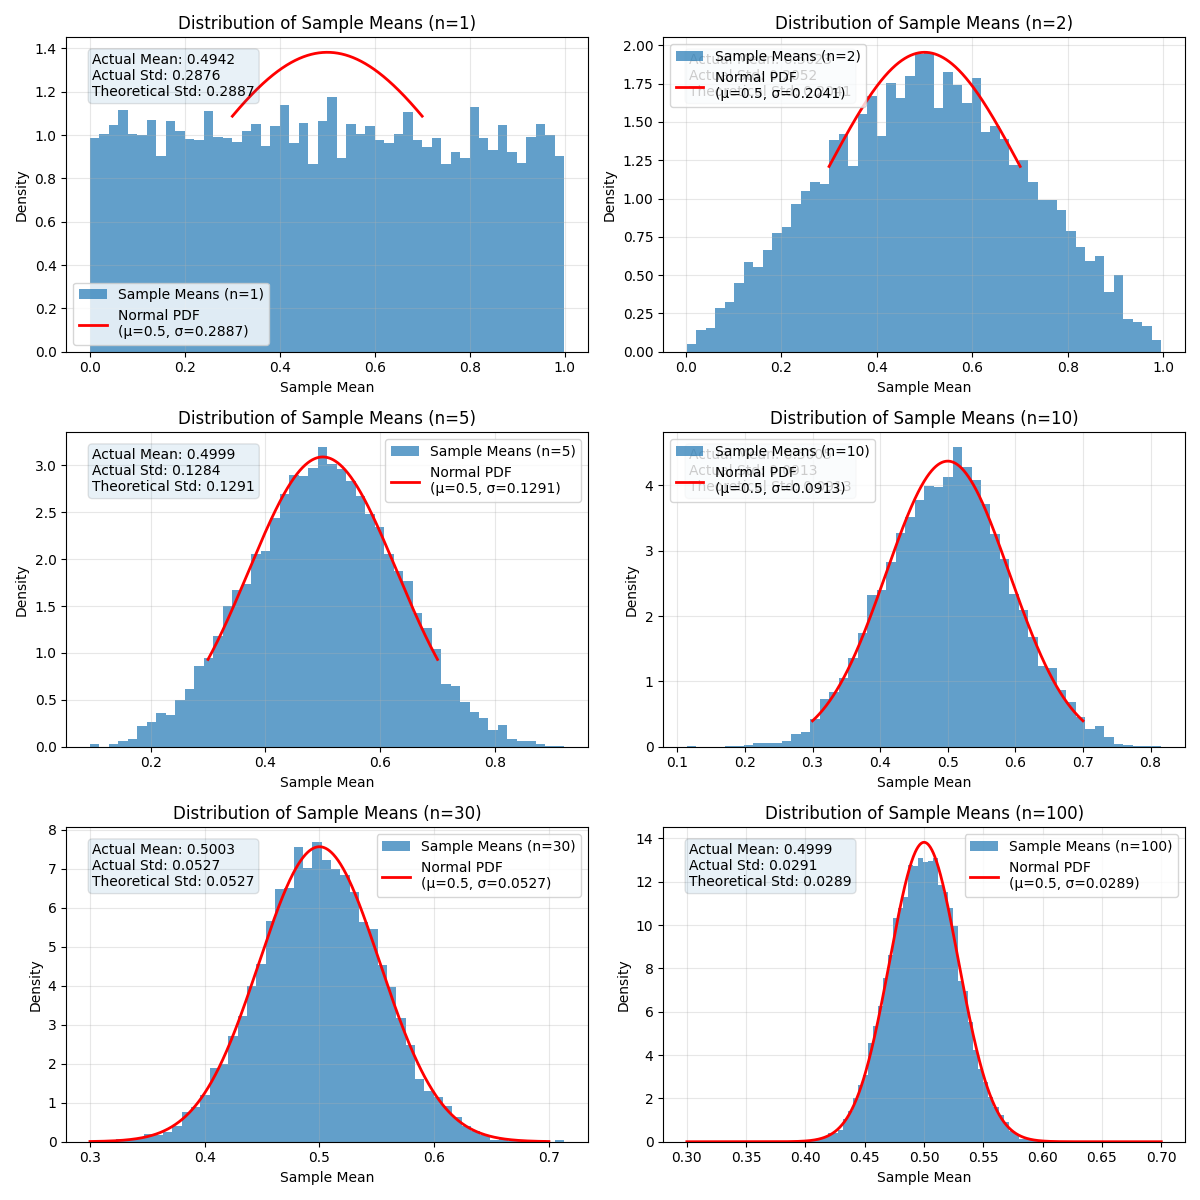

Source code (Python):
#!/usr/bin/env python3
# -*- coding: utf-8 -*-

"""
中心極限定理のデモンストレーション
一様分布 U[0,1] からのサンプル平均の分布を調査
"""

import numpy as np
import matplotlib.pyplot as plt
from scipy import stats

def generate_sample_means(sample_size, num_experiments):
    """
    指定されたサンプルサイズで複数回の実験を行い、各実験のサンプル平均を返す
    
    Parameters:
    -----------
    sample_size : int
        各実験でのサンプルサイズ
    num_experiments : int
        実行する実験の回数
        
    Returns:
    --------
    numpy.ndarray
        各実験のサンプル平均の配列
    """
    # 各実験のサンプル平均を格納する配列
    sample_means = np.zeros(num_experiments)
    
    # 指定された回数の実験を実行
    for i in range(num_experiments):
        # 一様分布 U[0,1] からサンプルを生成
        samples = np.random.uniform(0, 1, sample_size)
        
        # サンプル平均を計算して格納
        sample_means[i] = np.mean(samples)
    
    return sample_means

def plot_sample_means_distribution(sample_sizes, num_experiments=10000):
    """
    異なるサンプルサイズでのサンプル平均の分布をプロットする
    
    Parameters:
    -----------
    sample_sizes : list
        調査するサンプルサイズのリスト
    num_experiments : int
        各サンプルサイズで実行する実験の回数
    """
    # グラフの行数と列数を計算
    n_rows = (len(sample_sizes) + 1) // 2
    n_cols = 2 if len(sample_sizes) > 1 else 1
    
    # グラフの作成
    fig, axes = plt.subplots(n_rows, n_cols, figsize=(12, 4 * n_rows))
    
    # 1次元の場合は2次元に変換
    if n_rows == 1 and n_cols == 1:
        axes = np.array([[axes]])
    elif n_rows == 1 or n_cols == 1:
        axes = axes.reshape(n_rows, n_cols)
    
    # 一様分布 U[0,1] の理論的な平均と標準偏差
    theoretical_mean = 0.5
    theoretical_std = 1 / np.sqrt(12)  # 一様分布 U[0,1] の標準偏差
    
    # 各サンプルサイズでの分布をプロット
    for i, sample_size in enumerate(sample_sizes):
        row = i // 2
        col = i % 2
        
        # サンプル平均を生成
        sample_means = generate_sample_means(sample_size, num_experiments)
        
        # ヒストグラムをプロット
        axes[row, col].hist(sample_means, bins=50, density=True, alpha=0.7, 
                           label=f'Sample Means (n={sample_size})')
        
        # サンプル平均の標準偏差（理論値）
        std_of_mean = theoretical_std / np.sqrt(sample_size)
        
        # 対応する正規分布の確率密度関数をプロット
        x = np.linspace(0.3, 0.7, 1000)
        normal_pdf = stats.norm.pdf(x, theoretical_mean, std_of_mean)
        axes[row, col].plot(x, normal_pdf, 'r-', linewidth=2, 
                           label=f'Normal PDF\n(μ={theoretical_mean}, σ={std_of_mean:.4f})')
        
        # 実際のサンプル平均の平均と標準偏差を計算
        actual_mean = np.mean(sample_means)
        actual_std = np.std(sample_means)
        
        # グラフの設定
        axes[row, col].set_title(f'Distribution of Sample Means (n={sample_size})')
        axes[row, col].set_xlabel('Sample Mean')
        axes[row, col].set_ylabel('Density')
        axes[row, col].legend()
        axes[row, col].grid(True, alpha=0.3)
        
        # 統計情報をグラフに追加
        stats_text = (f'Actual Mean: {actual_mean:.4f}\n'
                     f'Actual Std: {actual_std:.4f}\n'
                     f'Theoretical Std: {std_of_mean:.4f}')
        axes[row, col].text(0.05, 0.95, stats_text, transform=axes[row, col].transAxes,
                           verticalalignment='top', bbox=dict(boxstyle='round', alpha=0.1))
    
    # 使用していないサブプロットを非表示にする
    for i in range(len(sample_sizes), n_rows * n_cols):
        row = i // 2
        col = i % 2
        fig.delaxes(axes[row, col])
    
    plt.tight_layout()
    plt.savefig('central_limit_theorem.png')
    plt.show()
    
    print("\n考察:")
    print("1. サンプルサイズが大きくなるにつれて、サンプル平均の分布は正規分布に近づいています。")
    print("2. サンプルサイズが大きくなるにつれて、サンプル平均の標準偏差は小さくなっています。")
    print("3. 実際の標準偏差は理論値（σ/√n）に非常に近いことがわかります。")
    print("4. これは中心極限定理を示しており、元の分布が一様分布であっても、サンプル平均の分布は正規分布に近づきます。")

if __name__ == "__main__":
    # 乱数のシードを固定（再現性のため）
    np.random.seed(42)
    
    # 調査するサンプルサイズ
    sample_sizes = [1, 2, 5, 10, 30, 100]
    
    # サンプル平均の分布をプロット
    plot_sample_means_distribution(sample_sizes)
